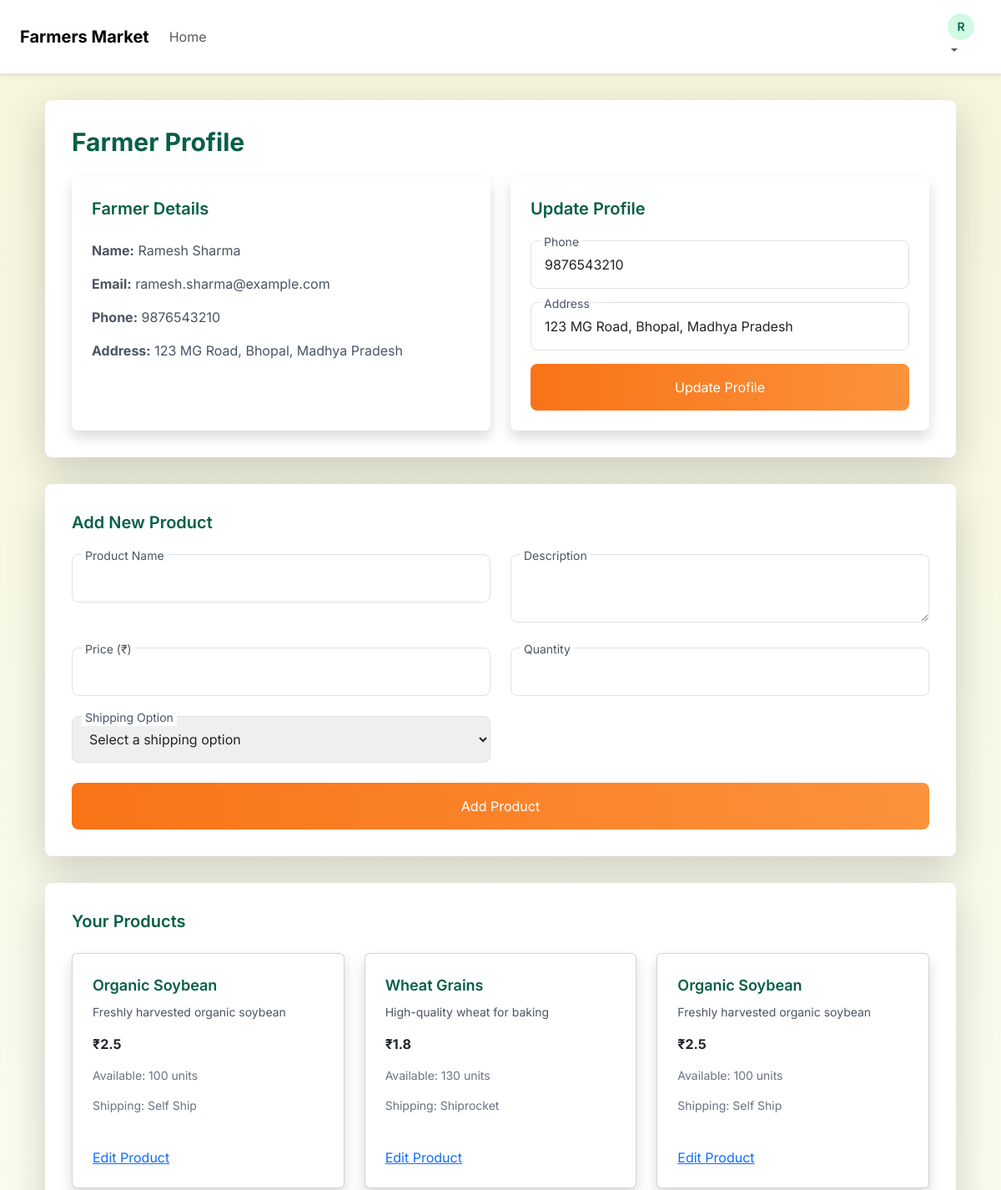
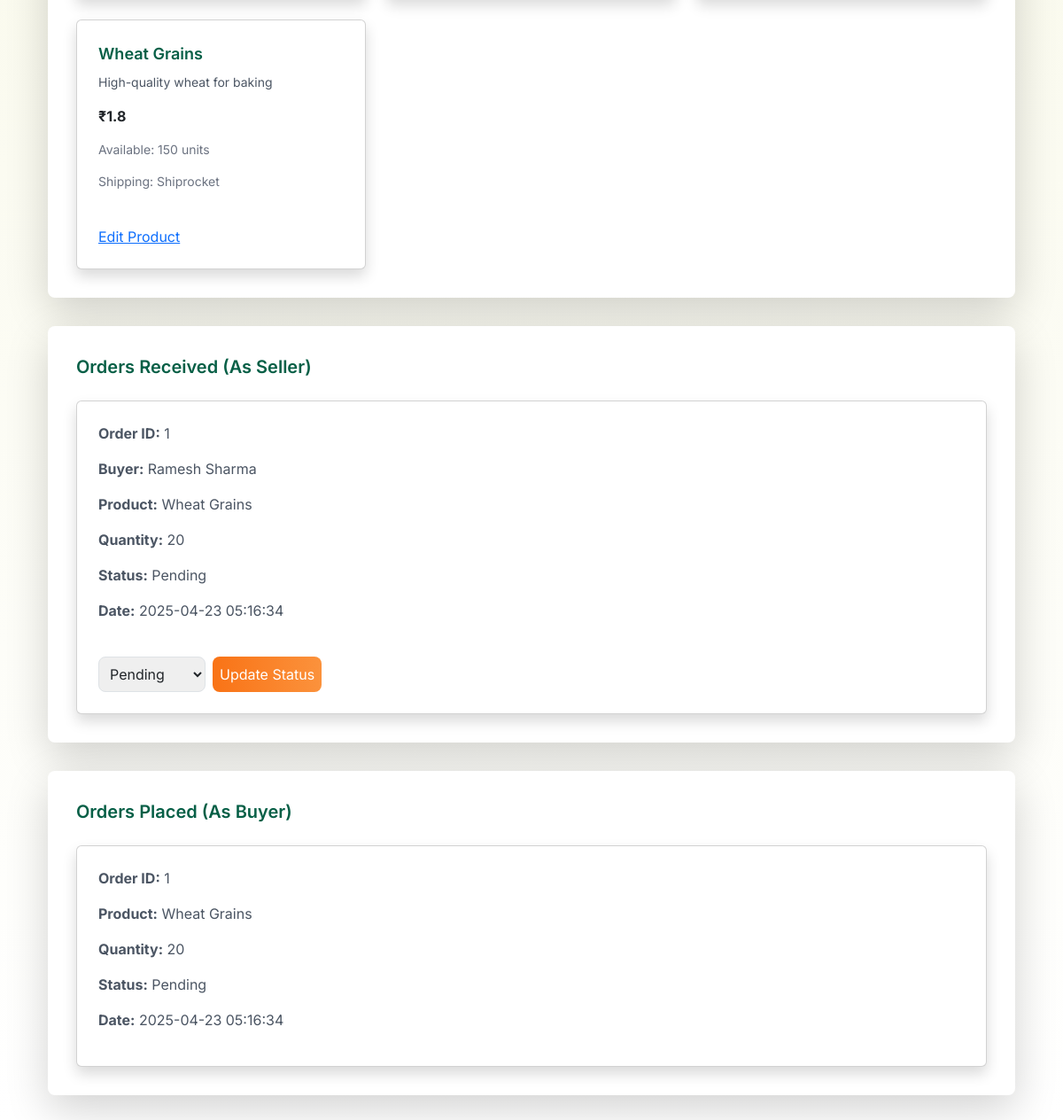
The page /profile/1 (signed in) on the database its author committed (2 pictures, top to bottom).
### app.py (models this page shows, shortened)
class Farmer(db.Model, UserMixin):
    id = db.Column(db.Integer, primary_key=True)
    name = db.Column(db.String(100), nullable=False)
    email = db.Column(db.String(120), unique=True, nullable=False)
    password_hash = db.Column(db.String(128), nullable=False)
    phone = db.Column(db.String(20))
    address = db.Column(db.String(200))
    products = db.relationship('Product', backref='farmer', lazy=True)

class Product(db.Model):
    id = db.Column(db.Integer, primary_key=True)
    name = db.Column(db.String(100), nullable=False)
    description = db.Column(db.Text)
    price = db.Column(db.Float, nullable=False)
    quantity = db.Column(db.Integer, nullable=False)
    farmer_id = db.Column(db.Integer, db.ForeignKey('farmer.id'), nullable=False)
    shipping_option = db.Column(db.String(50), nullable=False)

class Order(db.Model):
    id = db.Column(db.Integer, primary_key=True)
    buyer_name = db.Column(db.String(100), nullable=False)
    buyer_email = db.Column(db.String(120), nullable=False)
    product_id = db.Column(db.Integer, db.ForeignKey('product.id'), nullable=False)
    quantity = db.Column(db.Integer, nullable=False)
    status = db.Column(db.String(50), default='Pending')
    order_date = db.Column(db.DateTime, default=datetime.utcnow)
    product = db.relationship('Product', backref='orders')

### app.py (the view)
@app.route('/profile/<int:farmer_id>')
@login_required
def profile(farmer_id):
    if current_user.id != farmer_id:
        flash('You can only access your own profile', 'error')
        return redirect(url_for('profile', farmer_id=current_user.id))
    try:
        farmer = Farmer.query.get_or_404(farmer_id)
        products = Product.query.filter_by(farmer_id=farmer_id).all()
        seller_orders = Order.query.join(Product).filter(Product.farmer_id == farmer_id).all()
        buyer_orders = Order.query.filter_by(buyer_email=farmer.email).all()
        logger.info(f"Retrieved profile for farmer ID: {farmer_id}")
        return render_template('profile.html', farmer=farmer, products=products, seller_orders=seller_orders, buyer_orders=buyer_orders)
    except OperationalError as e:
        logger.error(f"Error retrieving profile for farmer {farmer_id}: {e}")
        return jsonify({'error': 'Database error, please try again later'}), 500

### app.py (called while the page is built)
@login_manager.user_loader
def load_user(user_id):
    return Farmer.query.get(int(user_id))

### templates/profile.html (shortened to what this page needs)
{% extends 'base.html' %}
{% block content %}
<div class="bg-white p-8 rounded-lg shadow-lg mb-8">
    <h2 class="text-3xl font-bold text-green-800 mb-6">Farmer Profile</h2>
    <div class="grid grid-cols-1 md:grid-cols-2 gap-6">
        <div class="bg-white p-6 rounded-lg shadow">
            <h3 class="text-xl font-semibold text-green-800 mb-4">Farmer Details</h3>
            <p class="text-gray-600"><strong>Name:</strong> {{ farmer.name }}</p>
            <p class="text-gray-600"><strong>Email:</strong> {{ farmer.email }}</p>
            <p class="text-gray-600"><strong>Phone:</strong> {{ farmer.phone or 'Not provided' }}</p>
            <p class="text-gray-600"><strong>Address:</strong> {{ farmer.address or 'Not provided' }}</p>
        </div>
        <div class="bg-white p-6 rounded-lg shadow">
            <h3 class="text-xl font-semibold text-green-800 mb-4">Update Profile</h3>
            <form method="POST" action="{{ url_for('update_farmer', farmer_id=farmer.id) }}" class="space-y-4">
                <div class="relative">
                    <input type="text" id="phone" name="phone" value="{{ farmer.phone or '' }}" class="w-full p-3 border border-gray-300 rounded-lg focus:outline-none focus:border-orange-500">
                    <label for="phone" class="absolute -top-2 left-3 bg-white px-1 text-sm text-gray-600">Phone</label>
                </div>
                <div class="relative">
                    <input type="text" id="address" name="address" value="{{ farmer.address or '' }}" class="w-full p-3 border border-gray-300 rounded-lg focus:outline-none focus:border-orange-500">
                    <label for="address" class="absolute -top-2 left-3 bg-white px-1 text-sm text-gray-600">Address</label>
                </div>
                <button type="submit" class="btn-primary w-full p-3 rounded-lg text-white">Update Profile</button>
            </form>
        </div>
    </div>
</div>
<div class="bg-white p-8 rounded-lg shadow-lg mb-8">
    <h3 class="text-xl font-semibold text-green-800 mb-4">Add New Product</h3>
    <form method="POST" action="{{ url_for('add_product') }}" class="grid grid-cols-1 md:grid-cols-2 gap-4">
        <div class="relative">
            <input type="text" id="name" name="name" required class="w-full p-3 border border-gray-300 rounded-lg focus:outline-none focus:border-orange-500">
            <label for="name" class="absolute -top-2 left-3 bg-white px-1 text-sm text-gray-600">Product Name</label>
        </div>
        <div class="relative">
            <textarea id="description" name="description" class="w-full p-3 border border-gray-300 rounded-lg focus:outline-none focus:border-orange-500"></textarea>
            <label for="description" class="absolute -top-2 left-3 bg-white px-1 text-sm text-gray-600">Description</label>
        </div>
        <div class="relative">
            <input type="number" id="price" name="price" required step="0.01" min="0" class="w-full p-3 border border-gray-300 rounded-lg focus:outline-none focus:border-orange-500">
            <label for="price" class="absolute -top-2 left-3 bg-white px-1 text-sm text-gray-600">Price (₹)</label>
        </div>
        <div class="relative">
            <input type="number" id="quantity" name="quantity" required min="0" class="w-full p-3 border border-gray-300 rounded-lg focus:outline-none focus:border-orange-500">
            <label for="quantity" class="absolute -top-2 left-3 bg-white px-1 text-sm text-gray-600">Quantity</label>
        </div>
        <div class="relative">
            <select id="shipping_option" name="shipping_option" required class="w-full p-3 border border-gray-300 rounded-lg focus:outline-none focus:border-orange-500">
                <option value="" disabled selected>Select a shipping option</option>
            </select>
            <label for="shipping_option" class="absolute -top-2 left-3 bg-white px-1 text-sm text-gray-600">Shipping Option</label>
        </div>
        <button type="submit" class="btn-primary p-3 rounded-lg text-white md:col-span-2">Add Product</button>
    </form>
</div>
<div class="bg-white p-8 rounded-lg shadow-lg mb-8">
    <h3 class="text-xl font-semibold text-green-800 mb-4">Your Products</h3>
    {% if products %}
        <div class="grid grid-cols-1 sm:grid-cols-2 lg:grid-cols-3 gap-6">
            {% for product in products %}
                <div class="card bg-white p-6 rounded-lg shadow">
                    <h4 class="text-lg font-semibold text-green-800">{{ product.name }}</h4>
                    <p class="text-gray-600 text-sm">{{ product.description or 'No description' }}</p>
                    <p class="text-orange-600 font-bold">₹{{ product.price }}</p>
                    <p class="text-gray-500 text-sm">Available: {{ product.quantity }} units</p>
                    <p class="text-gray-500 text-sm">Shipping: {{ product.shipping_option }}</p>
                    <a href="{{ url_for('product', product_id=product.id) }}" class="mt-4 text-orange-500 hover:underline">Edit Product</a>
                </div>
            {% endfor %}
        </div>
    {% else %}
        <p class="text-gray-600">No products added yet.</p>
    {% endif %}
</div>
<div class="bg-white p-8 rounded-lg shadow-lg mb-8">
    <h3 class="text-xl font-semibold text-green-800 mb-4">Orders Received (As Seller)</h3>
    {% if seller_orders %}
        <div class="space-y-6">
            {% for order in seller_orders %}
                <div class="card bg-white p-6 rounded-lg shadow">
                    <p class="text-gray-600"><strong>Order ID:</strong> {{ order.id }}</p>
                    <p class="text-gray-600"><strong>Buyer:</strong> {{ order.buyer_name }}</p>
                    <p class="text-gray-600"><strong>Product:</strong> {{ order.product.name }}</p>
                    <p class="text-gray-600"><strong>Quantity:</strong> {{ order.quantity }}</p>
                    <p class="text-gray-600"><strong>Status:</strong> {{ order.status }}</p>
                    <p class="text-gray-600"><strong>Date:</strong> {{ order.order_date.strftime('%Y-%m-%d %H:%M:%S') }}</p>
                    {% if order.status != 'Completed' %}
                        <form method="POST" action="{{ url_for('update_order_status', order_id=order.id) }}" class="mt-4 flex gap-2">
                            <select name="status" class="p-2 border border-gray-300 rounded-lg focus:outline-none focus:border-orange-500">
                                <option value="Pending" {% if order.status == 'Pending' %}selected{% endif %}>Pending</option>
                            </select>
                            <button type="submit" class="btn-primary p-2 rounded-lg text-white">Update Status</button>
                        </form>
                    {% else %}
                        <p class="text-gray-600 mt-4">Completed (Locked)</p>
                    {% endif %}
                </div>
            {% endfor %}
        </div>
    {% else %}
        <p class="text-gray-600">No orders received yet.</p>
    {% endif %}
</div>
<div class="bg-white p-8 rounded-lg shadow-lg">
    <h3 class="text-xl font-semibold text-green-800 mb-4">Orders Placed (As Buyer)</h3>
    {% if buyer_orders %}
        <div class="space-y-6">
            {% for order in buyer_orders %}
                <div class="card bg-white p-6 rounded-lg shadow">
                    <p class="text-gray-600"><strong>Order ID:</strong> {{ order.id }}</p>
                    <p class="text-gray-600"><strong>Product:</strong> {{ order.product.name }}</p>
                    <p class="text-gray-600"><strong>Quantity:</strong> {{ order.quantity }}</p>
                    <p class="text-gray-600"><strong>Status:</strong> {{ order.status }}</p>
                    <p class="text-gray-600"><strong>Date:</strong> {{ order.order_date.strftime('%Y-%m-%d %H:%M:%S') }}</p>
                </div>
            {% endfor %}
        </div>
    {% else %}
        <p class="text-gray-600">No orders placed yet.</p>
    {% endif %}
</div>
{% endblock %}

### templates/base.html (shortened to what this page needs)
<!DOCTYPE html>
<html lang="en">
<head>
    <link href="https://cdn.jsdelivr.net/npm/tailwindcss@2.2.19/dist/tailwind.min.css" rel="stylesheet">
    <link href="https://cdn.jsdelivr.net/npm/bootstrap@5.3.3/dist/css/bootstrap.min.css" rel="stylesheet">
</head>
<body>
    <nav class="navbar navbar-expand-lg">
        <div class="container-fluid mx-auto max-w-7xl px-4">
            <a class="navbar-brand text-2xl font-bold text-green-800" href="{{ url_for('index') }}">Farmers Market</a>
            <div class="collapse navbar-collapse" id="navbarNav">
                <ul class="navbar-nav me-auto">
                    <li class="nav-item">
                        <a class="nav-link text-gray-700" href="{{ url_for('index') }}">Home</a>
                    </li>
                </ul>
                <ul class="navbar-nav ms-auto">
                    {% if current_user.is_authenticated %}
                        <li class="nav-item dropdown">
                            <a class="nav-link dropdown-toggle text-gray-700" href="#" role="button" data-bs-toggle="dropdown" aria-expanded="false">
                                <span class="rounded-full bg-green-100 w-8 h-8 flex items-center justify-center text-sm font-semibold text-green-800">{{ current_user.name[0] }}</span>
                            </a>
                        </li>
                    {% endif %}
                </ul>
            </div>
        </div>
    </nav>
    <main class="container mx-auto max-w-7xl px-4 py-8">
        {% block content %}{% endblock %}
    </main>
</body>
</html>

### templates/base.html (style rules this page uses)
body { font-family: 'Inter', sans-serif; background: linear-gradient(to bottom, #F5F5DC, #FFFFFF); }
.navbar { background: #FFFFFF; box-shadow: 0 2px 4px rgba(0, 0, 0, 0.1); position: sticky; top: 0; z-index: 1000; }
.btn-primary { background: linear-gradient(to right, #F97316, #FB923C); border: none; border-radius: 0.5rem; transition: transform 0.2s, box-shadow 0.2s; }
.card { transition: transform 0.2s; }

### rows shown on the page
Farmer: name "R", name "Ramesh Sharma", email "ramesh.sharma@example.com", phone "9876543210", address "123 MG Road, Bhopal, Madhya Pradesh"
Product: name "Organic Soybean", description "Freshly harvested organic soybean", price "2.5", quantity "100", shipping_option "Self Ship"
Product: name "Wheat Grains", description "High-quality wheat for baking", price "1.8", quantity "130", shipping_option "Shiprocket"
Product: name "Organic Soybean", description "Freshly harvested organic soybean", price "2.5", quantity "100", shipping_option "Self Ship"
Product: name "Wheat Grains", description "High-quality wheat for baking", price "1.8", quantity "150", shipping_option "Shiprocket"
Order: id "1", buyer_name "Ramesh Sharma", product.name "Wheat Grains", quantity "20", status "Pending", order_date "2025-04-23 05:16:34"
